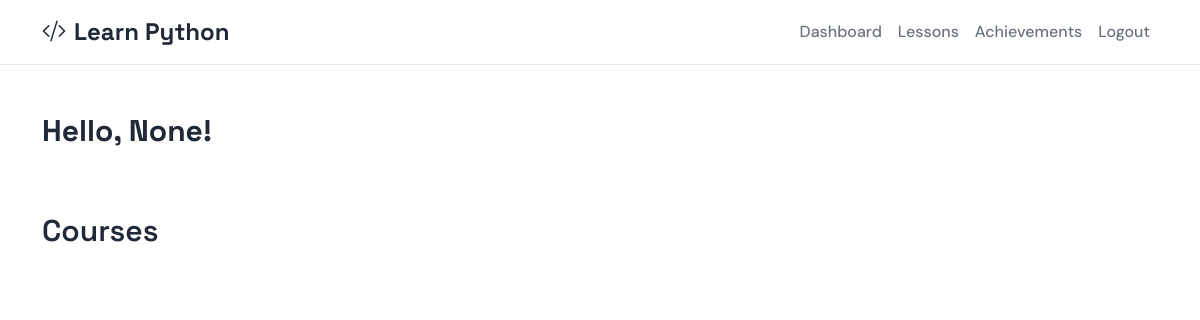
Page /user/dashboard/ (signed in) on the earlier database version.
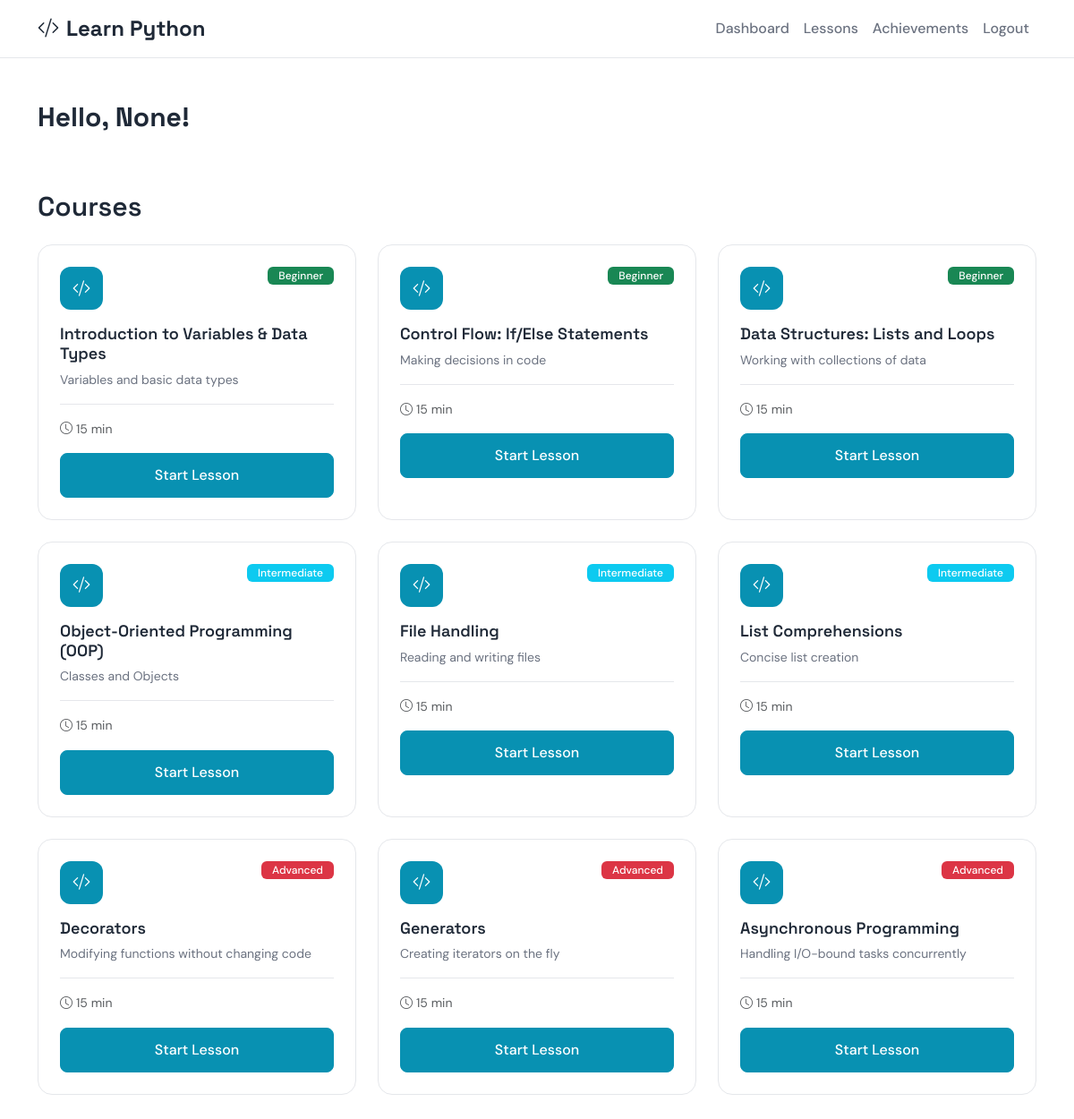
Same page on the later database version.
### user/models.py (models this page shows, shortened)
class User(AbstractUser):
    username = None
    email = models.EmailField(unique=True)
    is_verified = models.BooleanField(default=False)  # email verification flag
    USERNAME_FIELD = "email"
    REQUIRED_FIELDS = []
    objects = CustomUserManager()

### lesson/models.py (models this page shows, shortened)
class Lesson(models.Model):
    DIFFICULTY_CHOICES = [
        ('1', 'Beginner'),
        ('2', 'Intermediate'),
        ('3', 'Advanced'),
    ]
    topic = models.CharField(max_length=100)       # e.g. "Introduction to Python"
    subtopic = models.CharField(max_length=100)    # e.g. "Variables"
    code_example = models.TextField()              # Python code snippet
    code_explanation = models.TextField()          # "What this code does"
    difficulty_level = models.CharField(
        max_length=50,
        choices=DIFFICULTY_CHOICES,
        default='1',
        help_text="The difficulty level of the lesson."
    )
    created_at = models.DateTimeField(auto_now_add=True)
    class Meta:
        ordering = ["topic", "subtopic"]

### user/views.py (the view)
# urls.py: path("dashboard/", views.dashboard, name="dashboard"),
@login_required
def dashboard(request):
    lessons = Lesson.objects.all().order_by('difficulty_level',)
    context = {
        'lessons': lessons,
    }
    return render(request, "dashboard.html", context)

### templates/dashboard.html (shortened to what this page needs)
<!DOCTYPE html>
<html lang="en">
<head>
    <link href="https://cdn.jsdelivr.net/npm/bootstrap@5.3.2/dist/css/bootstrap.min.css" rel="stylesheet">
    <link href="https://cdn.jsdelivr.net/npm/bootstrap-icons@1.11.3/font/bootstrap-icons.css" rel="stylesheet">
    {% load static %}
    <link rel="stylesheet" href="{% static 'css/styles.css' %}">
</head>
<body>
    <nav class="navbar navbar-expand-lg navbar-light">
        <div class="container">
            <a class="navbar-brand" href="{% url 'home' %}">
                <i class="bi bi-code-slash me-2"></i>Learn Python
            </a>
            <div class="collapse navbar-collapse" id="navbarNav">
                <ul class="navbar-nav ms-auto">
                    <li class="nav-item">
                        <a class="nav-link active" href="{% url 'user:dashboard' %}">Dashboard</a>
                    </li>
                    <li class="nav-item">
                        <a class="nav-link" href="#lessons">Lessons</a>
                    </li>
                    <li class="nav-item">
                        <a class="nav-link" href="#achievements">Achievements</a>
                    </li>
                    <li class="nav-item">
                        <a class="nav-link" href="{% url 'account_logout' %}">Logout</a>
                    </li>
                </ul>
            </div>
        </div>
    </nav>
    <div class="container py-5">
        <div class="row mb-5">
            <div class="col-12">
                <div class="text-left">
                    <h1 class="hero-title mb-3" style="font-size: 30px;">Hello, {{ user.first_name|default:user.username }}!</h1>
                </div>
            </div>
        </div>
        <div class="row mb-5" id="lessons">
            <div class="col-12">
                <h3 class="section-title text-left mb-4" style="font-size: 30px;">Courses</h3>
                <div class="row g-4">
                    {% for lesson in lessons %}
                    <div class="col-lg-6 col-xl-4">
                        <div class="lesson-card h-100">
                            <div class="d-flex align-items-start justify-content-between mb-3">
                                <div class="lesson-icon">
                                        <i class="bi bi-code-slash"></i>
                                </div>
                                {% if lesson.difficulty_level == "1" %}
                                    <span class="badge bg-success">{{ lesson.get_difficulty_level_display }}</span>
                                {% elif lesson.difficulty_level == "2" %}
                                    <span class="badge bg-info">{{ lesson.get_difficulty_level_display }}</span>
                                {% elif lesson.difficulty_level == "3" %}
                                    <span class="badge bg-danger">{{ lesson.get_difficulty_level_display }}</span>
                                {% endif %}
                            </div>
                            <h5 class="lesson-title mb-2">{{ lesson.topic }}</h5>
                            <p class="lesson-description mb-3">{{ lesson.subtopic }}</p>
                            <div class="lesson-meta mb-3">
                                <div class="d-flex align-items-center justify-content-between mb-2">
                                    <small class="text-muted"><i class="bi bi-clock me-1"></i>{{ lesson.duration|default:"15" }} min</small>
                                </div>
                            </div>
                            {% if lesson.progress == 100 %}
                                <button class="btn btn-success w-100">Review Lesson</button>
                            {% elif lesson.progress > 0 %}
                                <button class="btn btn-warning w-100">Continue Lesson</button>
                            {% else %}
                                <button class="btn btn-primary w-100">Start Lesson</button>
                            {% endif %}
                        </div>
                    </div>
                    {% endfor %}
                </div>
            </div>
        </div>
</body>
</html>

### static/css/styles.css (style rules this page uses)
:root { --primary-color: #0891b2; --accent-color: #10b981; --text-primary: #1f2937; --text-secondary: #6b7280; --text-muted: #9ca3af; --background: #ffffff; --background-subtle: #f9fafb; --border-color: #e5e7eb; --font-heading: "Space Grotesk", sans-serif; --font-body: "DM Sans", sans-serif; --section-padding: 5rem 0; --container-padding: 2rem; }
body { font-family: var(--font-body); color: var(--text-secondary); line-height: 1.6; background-color: var(--background); }
h1, h2, h3, h4, h5, h6 { font-family: var(--font-heading); color: var(--text-primary); font-weight: 600; line-height: 1.2; }
.navbar { background-color: var(--background) !important; border-bottom: 1px solid var(--border-color); }
.navbar-brand { font-family: var(--font-heading); font-weight: 700; font-size: 1.5rem; color: var(--text-primary) !important; }
.nav-link { color: var(--text-secondary) !important; font-weight: 500; transition: color 0.2s ease; }
.btn-primary { background-color: var(--primary-color); border-color: var(--primary-color); font-weight: 500; padding: 0.75rem 2rem; border-radius: 0.5rem; transition: all 0.2s ease; }
.hero-title { font-size: 3.5rem; font-weight: 700; color: var(--text-primary); margin-bottom: 1.5rem; }
.section-title { font-size: 2.5rem; font-weight: 600; color: var(--text-primary); }
.lesson-card { padding: 1.5rem; background-color: var(--background); border-radius: 1rem; border: 1px solid var(--border-color); transition: all 0.2s ease; height: 100%; }
.lesson-icon { width: 48px; height: 48px; background-color: var(--primary-color); border-radius: 0.75rem; display: flex; align-items: center; justify-content: center; color: white; font-size: 1.25rem; }
.lesson-title { font-size: 1.125rem; font-weight: 600; color: var(--text-primary); margin-bottom: 0.5rem; }
.lesson-description { color: var(--text-secondary); font-size: 0.875rem; line-height: 1.5; }
.lesson-meta { border-top: 1px solid var(--border-color); padding-top: 1rem; }
.lesson-card .badge { font-size: 0.75rem; font-weight: 500; padding: 0.25rem 0.75rem; }
.lesson-card .btn { font-weight: 500; border-radius: 0.5rem; transition: all 0.2s ease; }

Differences in the rows shown:
added Lesson: difficulty_level "Beginner", topic "Introduction to Variables & Data Types", subtopic "Variables and basic data types", duration "15", shows "Start Lesson"
added Lesson: difficulty_level "Beginner", topic "Control Flow: If/Else Statements", subtopic "Making decisions in code", duration "15", shows "Start Lesson"
added Lesson: difficulty_level "Beginner", topic "Data Structures: Lists and Loops", subtopic "Working with collections of data", duration "15", shows "Start Lesson"
added Lesson: difficulty_level "Intermediate", topic "Object-Oriented Programming (OOP)", subtopic "Classes and Objects", duration "15", shows "Start Lesson"
added Lesson: difficulty_level "Intermediate", topic "File Handling", subtopic "Reading and writing files", duration "15", shows "Start Lesson"
added Lesson: difficulty_level "Intermediate", topic "List Comprehensions", subtopic "Concise list creation", duration "15", shows "Start Lesson"
added Lesson: difficulty_level "Advanced", topic "Decorators", subtopic "Modifying functions without changing code", duration "15", shows "Start Lesson"
added Lesson: difficulty_level "Advanced", topic "Generators", subtopic "Creating iterators on the fly", duration "15", shows "Start Lesson"
added Lesson: difficulty_level "Advanced", topic "Asynchronous Programming", subtopic "Handling I/O-bound tasks concurrently", duration "15", shows "Start Lesson"
